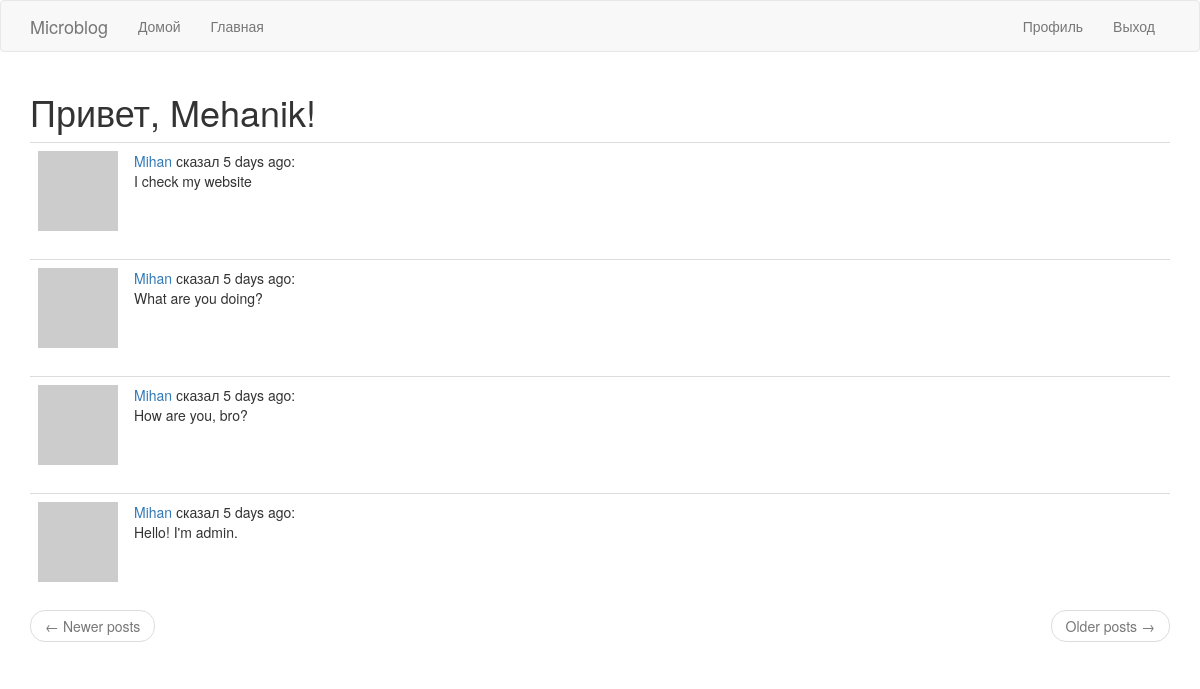
Page /explore (signed in) on the committed database.
### app/models.py (models this page shows, shortened)
class User(UserMixin, db.Model):  # таблица пользователей в БД
    id = db.Column(db.Integer, primary_key=True)
    username = db.Column(db.String(64), index=True, unique=True)
    email = db.Column(db.String(120), index=True, unique=True)
    password_hash = db.Column(db.String(128))
    posts = db.relationship('Post', backref='author', lazy='dynamic')
    about_me = db.Column(db.String(140))
    last_seen = db.Column(db.DateTime, default=datetime.utcnow)
    followed = db.relationship(
        'User', secondary=followers,  # secondary - таблица конфигураций
        primaryjoin=(followers.c.follower_id == id),  # условие связывающее с левой стороны(follower)
        secondaryjoin=(followers.c.followed_id == id),  # условие связывающее с правой стороны(followed)
        backref=db.backref('followers', lazy='dynamic'), lazy='dynamic'
    )
    def avatar(self, size):  # изображение аватара
        digest = md5(self.email.lower().encode(
            'utf-8')).hexdigest()  # конвертирование почты в нижний регистр, далее в 16-ю строку
        return 'https://www.gravatar.com/avatar/{}?d=identicon&s={}'.format(digest, size)

class Post(db.Model):  # таблица постов в БД
    id = db.Column(db.Integer, primary_key=True)
    body = db.Column(db.String(140))
    timestamp = db.Column(db.DateTime, index=True, default=datetime.utcnow)
    user_id = db.Column(db.Integer, db.ForeignKey('user.id'))

### app/main/routes.py (the view)
@bp.route('/explore')
@login_required
def explore():  # логика страницы с постами от всех пользователей
    page = request.args.get('page', 1, type=int)  # логика нумерации страниц
    posts = Post.query.order_by(Post.timestamp.desc()).paginate(page, current_app.config['POSTS_PER_PAGE'],
                                                                False)  # логика отображение постов
    next_url = url_for('main.explore', page=posts.next_num) \
        if posts.has_next else None
    prev_url = url_for('main.explore', page=posts.prev_num) \
        if posts.has_prev else None
    return render_template('index.html', title='Explore', posts=posts.items, next_url=next_url, prev_url=prev_url)

### app/main/routes.py (called while the page is built)
@bp.before_request  # последняя активность пользователя
def before_request():  # логика последней активности пользователя
    if current_user.is_authenticated:  # проверка на авторизацию
        current_user.last_seen = datetime.utcnow()
        db.session.commit()

### app/models.py (called while the page is built)
@login.user_loader  # регистрирование пользовательского загрузчика
def load_user(id):
    return User.query.get(int(id))

### app/templates/index.html (shortened to what this page needs)
{% extends "base.html" %}
{% import 'bootstrap/wtf.html' as wtf %}
{% block app_content %}
    <h1>Привет, {{ current_user.username }}!</h1>
    {% for post in posts %}
        {% include '_post.html' %}
    {% endfor %}
    <nav aria-label="...">
        <ul class="pager">
            <li class="previous{% if not prev_url %} disabled{% endif %}">
                <a href="{{ prev_url or '#' }}">
                    <span aria-hidden="true">&larr;</span> Newer posts
                </a>
            </li>
            <li class="next{% if not next_url %} disabled{% endif %}">
                <a href="{{ next_url or '#' }}">
                    Older posts <span aria-hidden="true">&rarr;</span>
                </a>
            </li>
        </ul>
    </nav>
{% endblock %}

### app/templates/_post.html
<table class="table table-hover">
  <tr valign="top">
      <td width="70px">
          <a href="{{ url_for('main.user', username=post.author.username) }}">
              <img src="{{ post.author.avatar(36) }}">
          </a>
      </td>
      <td>
          <a href="{{ url_for('main.user', username=post.author.username) }}">
              {{ post.author.username }}
          </a>
          сказал {{ moment(post.timestamp).fromNow() }}:
          <br>
          {{ post.body }}
      </td>
  </tr>
</table>

### rows in the picture
User: username "Mehanik"
Post: author.username "Mihan", timestamp "5 days ago", body "I check my website"
Post: author.username "Mihan", timestamp "5 days ago", body "What are you doing?"
Post: author.username "Mihan", timestamp "5 days ago", body "How are you, bro?"
Post: author.username "Mihan", timestamp "5 days ago", body "Hello! I'm admin."
